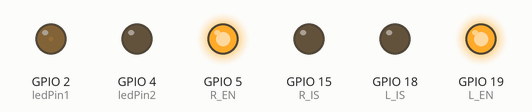
Recording of a sketch running on a simulated ESP32. Parts: output pins drawn as LEDs (lit = HIGH). What the sketch prints to the serial monitor is not drawn.

Above: at 0.05 s.
At 1.75 s:
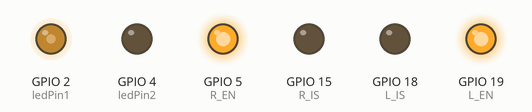
At 3.5 s:
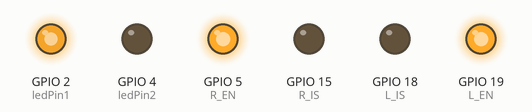
At 6.95 s:
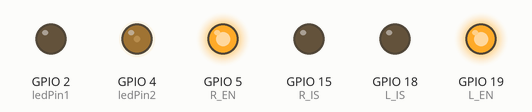
Timing chart, 0 to 10.0 s (numbered marks = the images above):
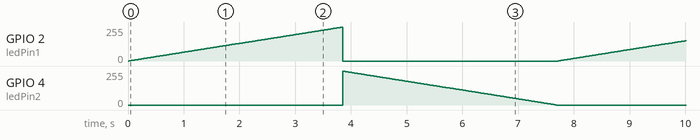

The sketch:

ESP32__BTS7960_Working_Code.ino
```cpp
//This Arduino code is developed by I Lab
//Hit the SUBSCRIBE button for following our tutorial on arduino.
//You Tube Channel ID: https://www.youtube.com/c/IngenieroLab?sub_confirmation=1.
//Follow our facebook page: https://www.facebook.com/ingenierorobotico

//BTS7960 motor driver sketch


int R_IS = 15;
int R_EN = 5;
int ledPin1 = 2;
//int R_PWM = 12;
int L_IS = 18;
int L_EN = 19;
//int L_PWM = 13;
int ledPin2 = 4;

const int freq = 5000;
const int ledChannel1 = 0;
const int ledChannel2 = 1;
const int resolution = 8;

void setup() {
  // put your setup code here, to run once:
 Serial.begin(115200);
 pinMode(R_IS, OUTPUT);
 pinMode(R_EN, OUTPUT);
 pinMode(ledPin1, OUTPUT);
 pinMode(L_IS, OUTPUT);
 pinMode(L_EN, OUTPUT);
 pinMode(ledPin2, OUTPUT);
 digitalWrite(R_IS, LOW);
 digitalWrite(L_IS, LOW);
 digitalWrite(R_EN, HIGH);
 digitalWrite(L_EN, HIGH);

   // configure LED PWM functionalitites
  ledcSetup(ledChannel1, freq, resolution);

  // attach the channel to the GPIO to be controlled
  ledcAttachPin(ledPin1, ledChannel1);

   // configure LED PWM functionalitites
  ledcSetup(ledChannel2, freq, resolution);

  // attach the channel to the GPIO to be controlled
  ledcAttachPin(ledPin2, ledChannel2);
}

void loop() {
    // increase the LED brightness
  for(int dutyCycle = 0; dutyCycle <= 255; dutyCycle++){
    // changing the LED brightness with PWM
    ledcWrite(ledChannel1, dutyCycle);
    Serial.println(dutyCycle);
    ledcWrite(ledChannel2, 0);
    delay(15);
  }

    for(int dutyCycle = 255; dutyCycle >= 0; dutyCycle--){
    // changing the LED brightness with PWM
    ledcWrite(ledChannel2, dutyCycle);
    Serial.println(dutyCycle);
    ledcWrite(ledChannel1, 0);
    delay(15);
  }


}
```

Measured:
- by itself, GPIO 2 (ledPin1): ramps from 0/255 to 255/255 and jumps back, once every 7.7 s
- by itself, GPIO 4 (ledPin2): ramps from 255/255 to 0/255 and jumps back, once every 7.7 s
